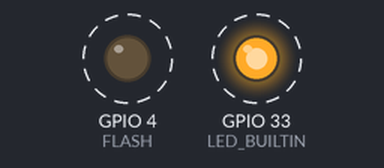
The program below on a simulated ESP32. Shown: output pins drawn as LEDs (lit = HIGH). Dashed ring = blinking. What the program prints to the serial monitor is not drawn.

Above: at 0.2 s.
Timing chart, 0 to 4.6 s (numbered marks = the images above):
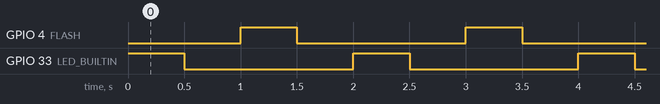

Measured:
- by itself, GPIO 4 (FLASH), GPIO 33 (LED_BUILTIN): alternates HIGH for 0.50 s and LOW for 1.5 s
- by itself, everything shown: repeats every 2.0 s, in 4 steps

The program:

main.cpp
```cpp
#include <Arduino.h>
#define LED_BUILTIN 33
#define FLASH 4
int timeDelay = 500;

void setup()
{
  // put your setup code here, to run once:
  Serial.begin(115200);
  pinMode(LED_BUILTIN, OUTPUT);
  pinMode(FLASH, OUTPUT);
}

void loop()
{
  // put your main code here, to run repeatedly:
  digitalWrite(LED_BUILTIN, HIGH);
  Serial.print("LED HIGH");
  delay(timeDelay);
  digitalWrite(LED_BUILTIN, LOW);
  Serial.println("LED LOW");
  delay(timeDelay);
  digitalWrite(FLASH, HIGH);
  Serial.print("FLASH HIGH");
  delay(timeDelay);
  digitalWrite(FLASH, LOW);
  Serial.println("FLASH LOW");
  delay(timeDelay);
}
```
